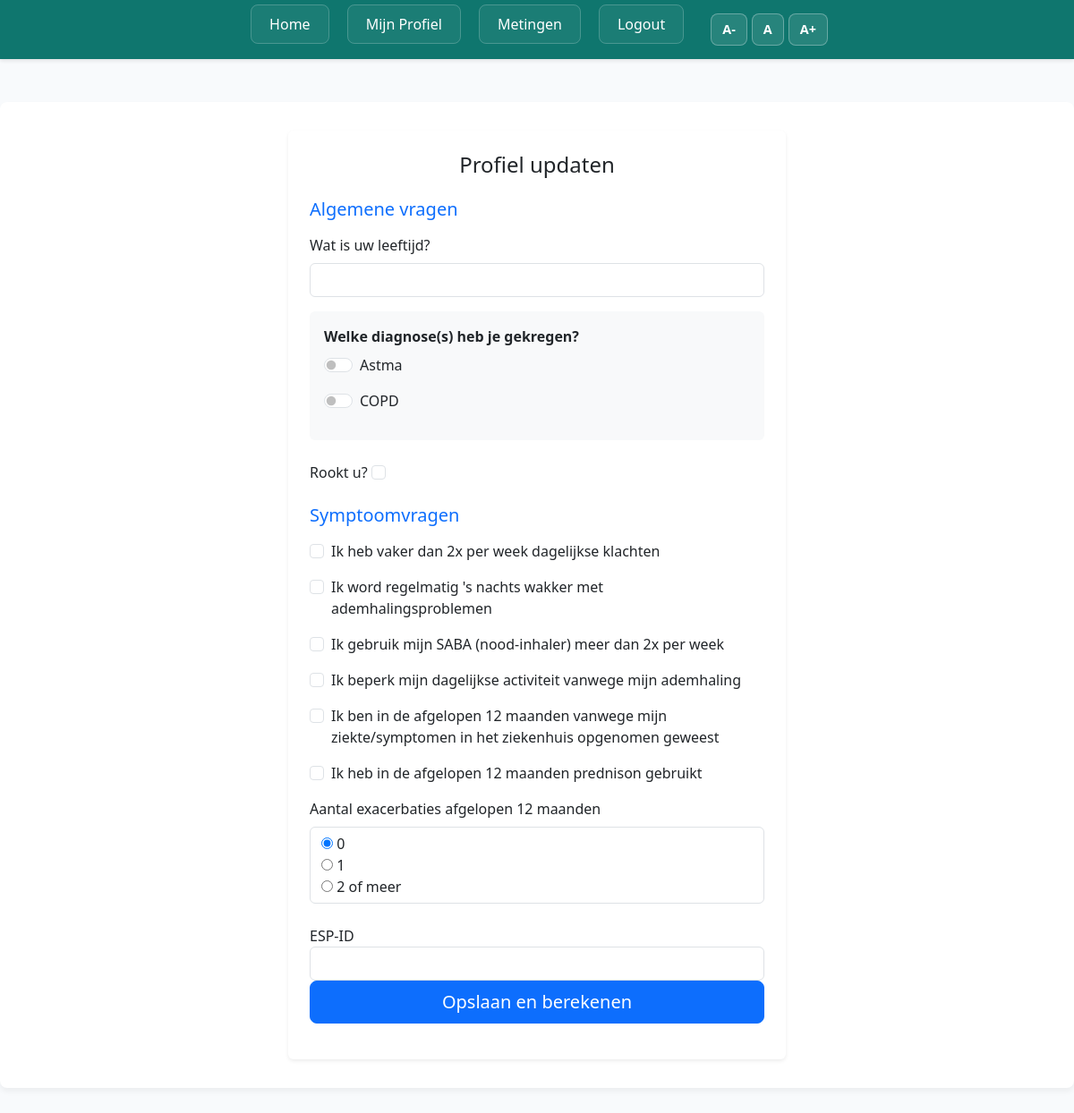
Before: /update/vragen (signed in) with the older database file.
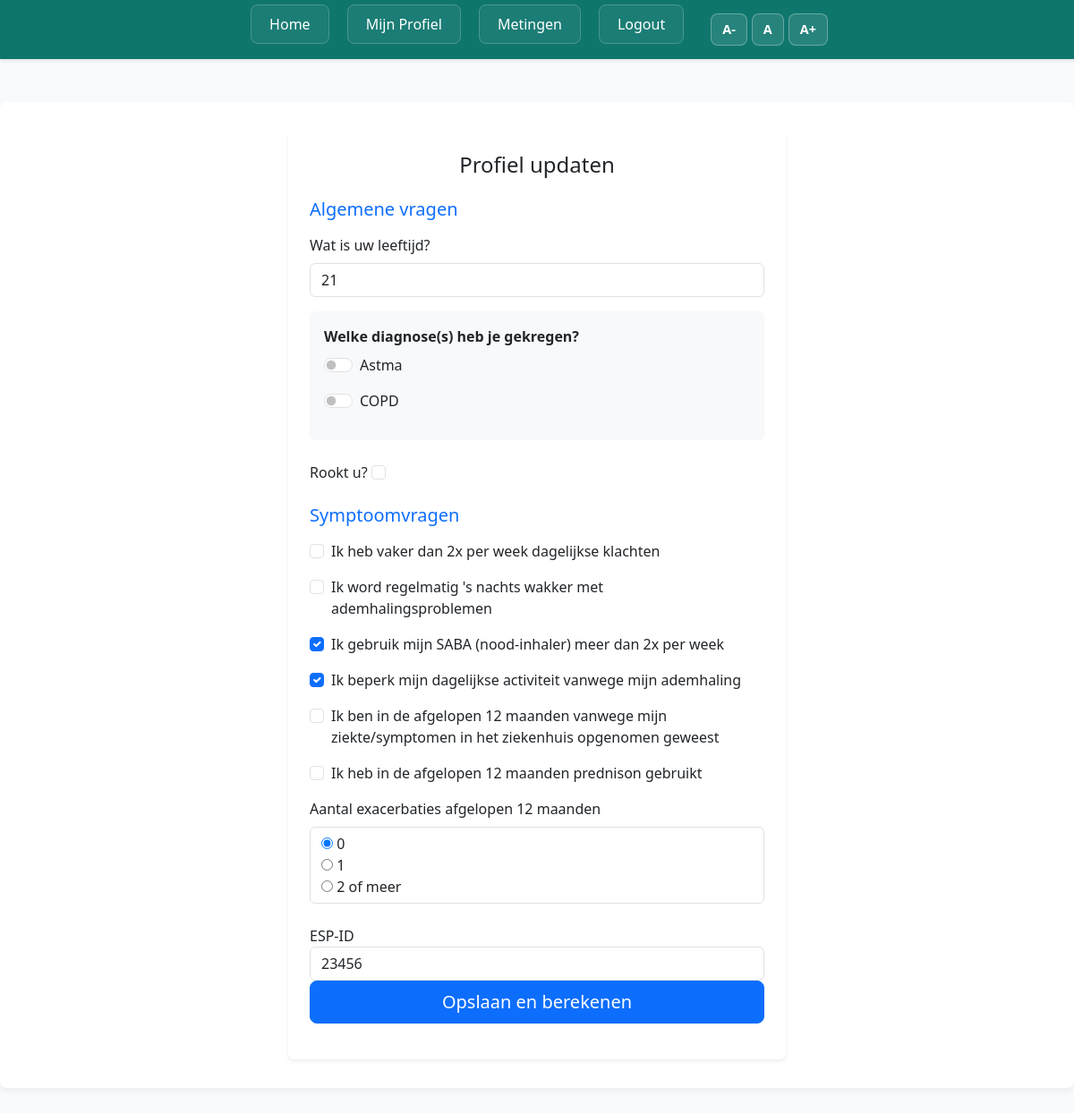
After: the same page with the newer database file.
### models.py (models this page shows, shortened)
class User(db.Model, UserMixin):
    __tablename__ = 'user'
    id: Map[int] = mc(primary_key=True)
    username: Map[str] = mc(String(150), unique=True, nullable=False)
    email: Map[str] = mc(String(150), unique=True, nullable=False)
    pw_hash: Map[str] = mc(String(256), nullable=False)
    role: Map[str] = mc(String(20), nullable=False)
    status: Map[str] = mc(String(20), nullable=False, default='pending')
    coupling_token: Map[Optional[str]] = mc(String(64), unique=True, nullable=True)
    esp_id: Map[Optional[int]]= mc(unique= True, nullable= True)
    waardes: Map[Optional['Waardes']] = rel(back_populates='user', uselist=False)
    triggers: Map[Optional['Triggers']] = rel(back_populates='user', uselist=False)

### app.py (the view, shortened to what this page needs)
@app.route('/update/vragen', methods=['GET', 'POST'])
@login_required
def update_vragen():
    waardes = current_user.waardes
    form = WaardesForm(obj=waardes)
    if request.method == "GET":
        form.esp_id.data = current_user.esp_id
    return rt("update_vragen.html", form=form)

### models.py (called while the page is built)
@login_manager.user_loader
def load_user(user_id):
    return User.query.get(int(user_id))

### templates/update_vragen.html (shortened to what this page needs)
{% extends "base.html" %}
{% block content %}
{% if current_user.is_authenticated %}
<section class="container mt-5">
    <div class="row justify-content-center">
        <div class="col-md-8 col-lg-6">
            <div class="card shadow-sm border-0">
                <div class="card-body p-4">
                    <h2 class="mb-4 text-center">Profiel updaten</h2>
                    {% if current_user.waardes %}
                        {% set laatste_waarde = current_user.waardes[-1] if current_user.waardes is iterable and current_user.waardes is not string else current_user.waardes %}
                        {% set heeft_astma = "Astma" in laatste_waarde.diagnose %}
                        {% set heeft_copd = "COPD" in laatste_waarde.diagnose %}
                        {% set huidige_ernst = laatste_waarde.level %}
                    {% else %}
                        {% set heeft_astma = false %}
                        {% set heeft_copd = false %}
                        {% set huidige_ernst = "" %}
                    {% endif %}
                    <form method="POST" action="{{ url_for('update_vragen') }}">
                        <h5 class="mt-4 mb-3 text-primary">Algemene vragen</h5>
                        <div class="mb-3">
                            {{ form.leeftijd.label(class="form-label") }}
                            {{ form.leeftijd(class="form-control", size=4) }}
                        </div>
                        <div class="mb-4 p-3 bg-light rounded">
                            <label class="form-label d-block fw-bold">Welke diagnose(s) heb je gekregen?</label>
                            <div class="form-check form-switch mb-3">
                                <input class="form-check-input" type="checkbox" id="astmaSwitch" name="astma" value="true" {% if heeft_astma %}checked{% endif %} onchange="toggleAstmaLevel()">
                                <label class="form-check-label" for="astmaSwitch">Astma</label>
                            </div>
                            <div class="form-check form-switch mb-3">
                                <input class="form-check-input" type="checkbox" id="copdSwitch" name="copd" value="true" {% if heeft_copd %}checked{% endif %} onchange="toggleCopdLevel()">
                                <label class="form-check-label" for="copdSwitch">COPD</label>
                            </div>
                        </div>
                        <div class="mb-3">
                            {{ form.rookt.label(class="form-check-label") }}
                            {{ form.rookt(class="form-check-input") }}
                        </div>
                        <h5 class="mt-4 mb-3 text-primary">Symptoomvragen</h5>
                        <div class="mb-3 form-check">
                            {{ form.dag(class="form-check-input") }} {{ form.dag.label(class="form-check-label") }}
                        </div>
                        <div class="mb-3 form-check">
                            {{ form.nacht(class="form-check-input") }} {{ form.nacht.label(class="form-check-label") }}
                        </div>
                        <div class="mb-3 form-check">
                            {{ form.saba(class="form-check-input") }} {{ form.saba.label(class="form-check-label") }}
                        </div>
                        <div class="mb-3 form-check">
                            {{ form.beperking(class="form-check-input") }} {{ form.beperking.label(class="form-check-label") }}
                        </div>
                        <div class="mb-3 form-check">
                            {{ form.hospital(class="form-check-input") }} {{ form.hospital.label(class="form-check-label") }}
                        </div>
                        <div class="mb-3 form-check">
                            {{ form.prednison(class="form-check-input") }} {{ form.prednison.label(class="form-check-label") }}
                        </div>
                        <div class="mb-4">
                            {{ form.exacerbaties.label(class="form-label") }}
                            {{ form.exacerbaties(class="form-control") }}
                        </div>
                        <div class="form-group">
                            <label for="esp_id">ESP-ID</label>
                             {{ form.esp_id(class="form-control") }}
                        </div>
                        <div class="d-grid">
                            {{ form.submit(class="btn btn-primary btn-lg") }}
                        </div>
                    </form>
                </div>
            </div>
        </div>
    </div>
</section>
{% else %}
<div class="container text-center mt-5">
    <h1>Log eerst in!</h1>
</div>
{% endif %}
{% endblock %}

### templates/base.html (shortened to what this page needs)
<html lang="en">
<head>
    <link href="https://cdn.jsdelivr.net/npm/bootstrap@5.3.8/dist/css/bootstrap.min.css" rel="stylesheet"
>
    <link rel="stylesheet" href="{{ url_for('static', filename='style.css') }}">
</head>
<body>
    <nav class="custom-nav">
        <ul class="nav-menu">
            <li><a href="/">Home</a></li>
            {% if current_user.is_authenticated %}
                {% if current_user.role == 'arts' %}
                    <li><a href="{{ url_for('doctor') }}">Artsenportaal</a></li>
                {% else %}
                    <li><a href="{{ url_for('profiel') }}">Mijn Profiel</a></li>
                    <li><a href="{{ url_for('user_ui') }}">Metingen</a></li>
                {% endif %}
                <li><a href="{{ url_for('logout') }}">Logout</a></li>
            {% else %}
                <li><a href="{{ url_for('login') }}">Inloggen</a></li>
                <li><a href="{{ url_for('register') }}">Registreren</a></li>
            {% endif %}
            <li class="font-size-controls">
                <button type="button" onclick="changeFontSize('decrease')" title="Tekst verkleinen">A-</button>
                <button type="button" onclick="changeFontSize('reset')" title="Standaard tekstgrootte">A</button>
                <button type="button" onclick="changeFontSize('increase')" title="Tekst vergroten">A+</button>
            </li>
        </ul>
    </nav>
    {% block content %}
    {% endblock %}
</body>
</html>

### static/style.css (style rules this page uses)
* { box-sizing: border-box; font-family: 'Segoe UI', Tahoma, Geneva, Verdana, sans-serif; }
:root { --text-main-color: #1e293b; --text-second-color: #ffffff; --bg-nav-color: #0f766e; --text-nav-color: #ffffff; --nav-hover-color: #115e59; --bg-form-lightgreen: #e6f4f1; --bg-main-color: #f8fafc; --bg-second-color: #0284c7; --bg-third-color: #ffffff; --bg-accent-hover: #0369a1; --moerasgroen: #008b66; --font-size-s: 0.9rem; --font-size-m: 1rem; --font-size-l: 1.5rem; --font-size-xl: 2rem; --font-size-xxl: 2.5rem; --font-weight-n: 400; --font-weight-m: 500; --font-weight-sb: 600; --font-weight-b: 700; --border-radius-s: 8px; --border-radius-m: 30px; --border-radius-c: 50%; }
body { margin: 0; min-height: 100vh; background-color: var(--bg-main-color); color: var(--text-main-color); }
h2 { text-align: center; font-size: var(--font-size-l); }
.custom-nav { padding-left: 20px; padding-right: 20px; padding-top: 15px; padding-bottom: 15px; margin-bottom: 20px; display: flex; align-items: center; justify-content: center; background-color: var(--bg-nav-color); box-shadow: 0 2px 4px rgba(0, 0, 0, 0.1); }
.custom-nav ul { list-style: none; margin: 0; padding: 0; }
.custom-nav a { text-decoration: none; color: var(--text-nav-color); }
.custom-nav .nav-menu { display: flex; gap: 10px; }
.custom-nav .nav-menu a { padding: 10px 20px; margin: 0 5px; border-radius: var(--border-radius-s); border: 1px solid rgba(255, 255, 255, 0.2); background-color: rgba(255, 255, 255, 0.05); transition: all 0.2s ease; }
.container { background: var(--bg-third-color); border-radius: var(--border-radius-s); margin: 2rem auto; padding: 2rem; max-width: 1200px; box-shadow: 0 4px 6px rgba(0, 0, 0, 0.05); }
.vragenlijst-form ul, li { list-style: none; padding: 0; margin: 0; }
.font-size-controls { display: flex; align-items: center; gap: 5px; margin-left: 15px; }
.font-size-controls button { background-color: rgba(255, 255, 255, 0.1); color: var(--text-nav-color); border: 1px solid rgba(255, 255, 255, 0.3); padding: 6px 12px; border-radius: var(--border-radius-s); cursor: pointer; font-weight: var(--font-weight-sb); font-size: 0.9rem; transition: all 0.2s ease; }

Changed rows visible on the page:
now on this page (row edited): User: esp_id "23456"
Other visible differences:
form field leeftijd: (not shown) → "21"
form field saba: "☐" → "☑"
form field beperking: "☐" → "☑"
